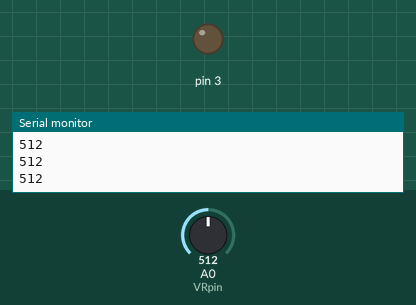
The sketch below on a simulated Arduino Uno, built with avr-gcc and run on an emulated ATmega328P. Parts: output pins drawn as LEDs (lit = HIGH), the last lines printed to the serial monitor. The test bench sets the inputs (shaded band); at power-on: A0 (VRpin) = 512.

Above: at 1.2 s.
1.3 s: A0 (VRpin) set to 716
At 2.4 s:
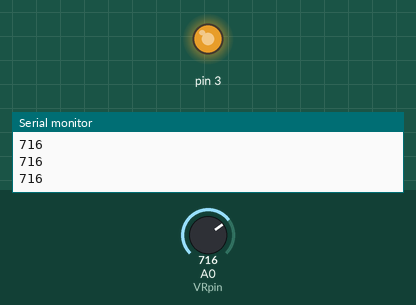
2.8 s: A0 (VRpin) set to 757
At 3.6 s:
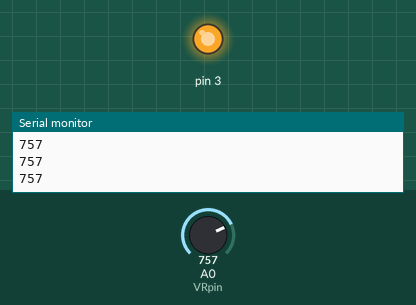
4.3 s: A0 (VRpin) set to 768
At 4.7 s:
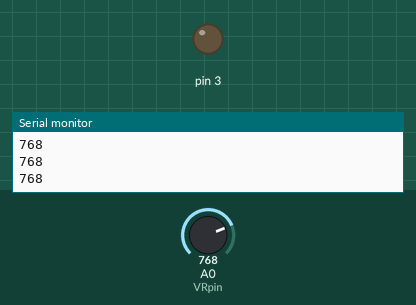
5.8 s: A0 (VRpin) set to 900
At 7.0 s:
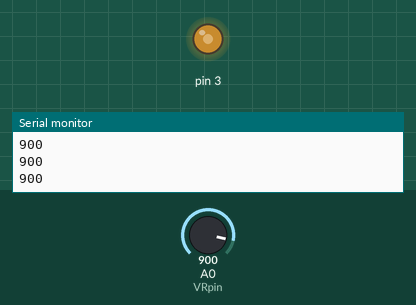
7.3 s: A0 (VRpin) set to 306
At 8.2 s:
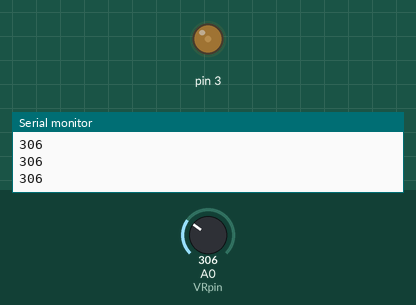
8.8 s: A0 (VRpin) set to 0
At 9.4 s:
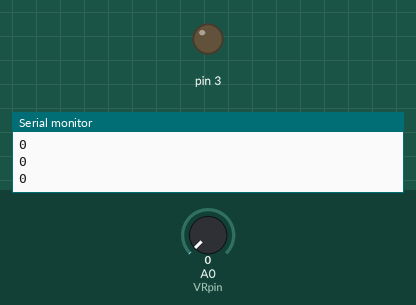
Timing chart, 0 to 11.3 s (numbered marks = the images above; inputs shaded):
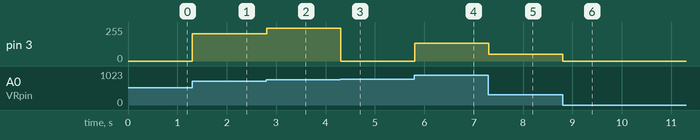

Measured:
- the behaviour switches between 767 and 768 on A0 (VRpin) (found by bisection; images 2 and 3)
- after the input at 1.3 s, pin 3: 0/255 → 204/255 at once
- after the input at 2.8 s, pin 3: 204/255 → 245/255 at once
- after the input at 4.3 s, pin 3: 245/255 → 0/255 at once
- after the input at 5.8 s, pin 3: 0/255 → 132/255 at once
- after the input at 7.3 s, pin 3: 132/255 → 50/255 at once
- after the input at 8.8 s, pin 3: 50/255 → 0/255 at once

The sketch:

1100925_Arduino_Photoresistor_LED_Braething.ino
```cpp
int VRpin = A0; // A0, A1, A2, A3, A4, A5
int val;
int x;

void setup()
{
  Serial.begin(9600);
  pinMode(VRpin, INPUT);
  pinMode(3, OUTPUT);

}

void loop()
{
  val = analogRead(VRpin);
  // x = map(val, 0, 1023, 255, 0);
  Serial.println(val);
  analogWrite(3, val);

}
```
